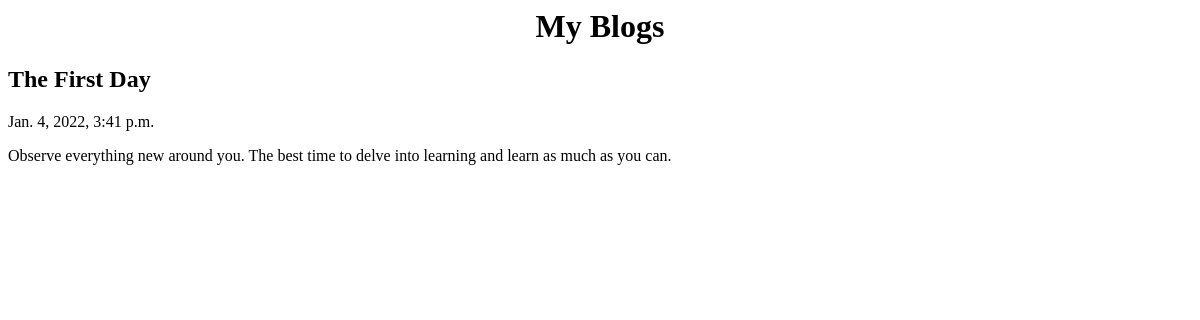
Before: / with the older database file.
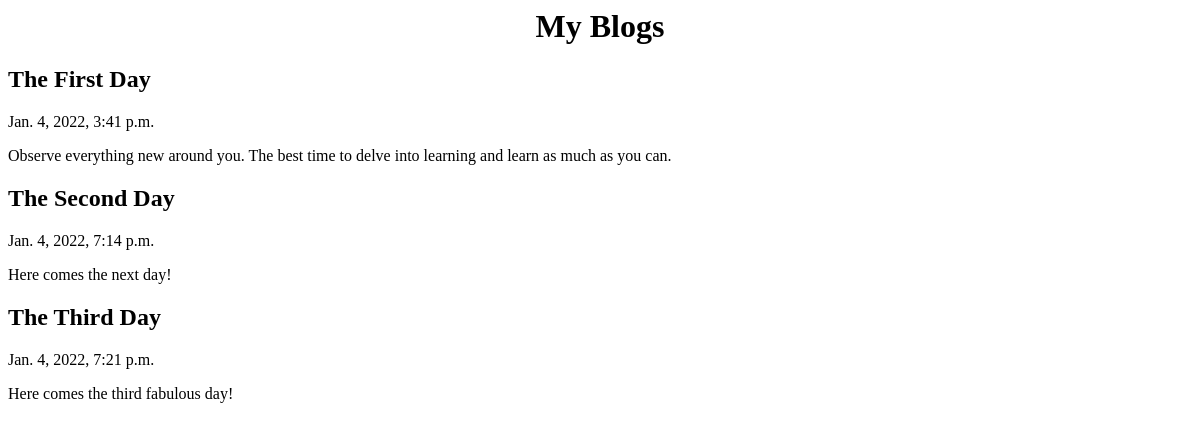
After: the same page with the newer database file.
### blog/models.py (models this page shows, shortened)
class Post(models.Model):
    author = models.ForeignKey(settings.AUTH_USER_MODEL, on_delete=models.CASCADE)
    title = models.CharField(max_length=200)
    text = models.TextField()
    created_date = models.DateTimeField(default=timezone.now)
    published_date = models.DateTimeField(blank=True, null=True)
    def __str__(self):
        return self.title

### blog/views.py (the view)
# urls.py: path('', views.post_list, name="post_list"),
def post_list(request):
    all_posts = Post.objects.filter(published_date__lte=timezone.now()).order_by('published_date')
    print(all_posts)
    return render(request, 'blog/post_list.html', {'all_posts': all_posts})

### blog/templates/blog/post_list.html
<div>
    <h1 style="text-align:center;">My Blogs</h1>
</div>
{% for post in all_posts %}
    <div>
        <h2>{{ post.title }}</h2>
        <p>{{ post.published_date }}</p>
        <p>{{ post.text }}</p>
    </div>
{% endfor %}

Changed rows visible on the page:
added Post: title "The Second Day", published_date "Jan. 4, 2022, 7:14 p.m.", text "Here comes the next day!"
added Post: title "The Third Day", published_date "Jan. 4, 2022, 7:21 p.m.", text "Here comes the third fabulous day!"
